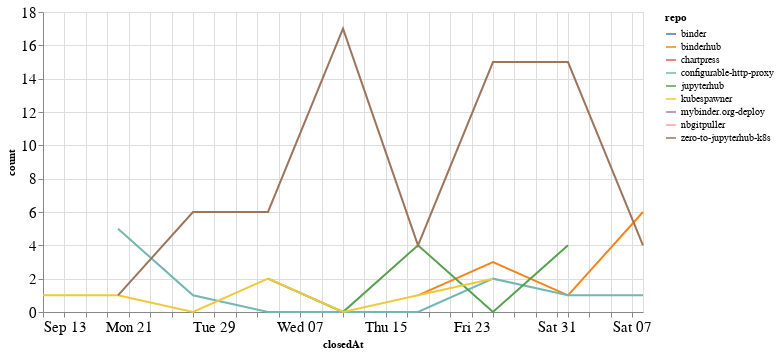

Write notebook code for a chart like this one.
### Code cell
closed_by_time = closed_by.groupby('repo').resample('W', on='closedAt').count()['author'].reset_index()
closed_by_time = closed_by_time.rename(columns={'author': 'count'})

alt.Chart(closed_by_time, width=600).mark_line().encode(
    x='closedAt',
    y='count',
    color='repo',
    tooltip="repo"
)

### Figure 1 — Vega-Lite specification as saved in the notebook (floating-point values rounded to 4 significant figures)
{"config": {"axisLeft": {"labelFontSize": 15}, "axisBottom": {"labelFontSize": 15}}, "data": {"name": "data-ea3b0acfe87b0fb12537e7f9b8c05e2d"}, "mark": "line", "encoding": {"color": {"type": "nominal", "field": "repo"}, "tooltip": {"type": "nominal", "field": "repo"}, "x": {"type": "temporal", "field": "closedAt"}, "y": {"type": "quantitative", "field": "count"}}, "width": 600, "$schema": "https://vega.github.io/schema/vega-lite/v4.8.1.json", "datasets": {"data-ea3b0acfe87b0fb12537e7f9b8c05e2d": [{"repo": "binder", "closedAt": "2020-10-18T00:00:00", "count": 1}, {"repo": "binderhub", "closedAt": "2020-10-18T00:00:00", "count": 1}, {"repo": "binderhub", "closedAt": "2020-10-25T00:00:00", "count": 3}, {"repo": "binderhub", "closedAt": "2020-11-01T00:00:00", "count": 1}, {"repo": "binderhub", "closedAt": "2020-11-08T00:00:00", "count": 6}, {"repo": "chartpress", "closedAt": "2020-11-08T00:00:00", "count": 2}, {"repo": "configurable-http-proxy", "closedAt": "2020-09-20T00:00:00", "count": 5}, {"repo": "configurable-http-proxy", "closedAt": "2020-09-27T00:00:00", "count": 1}, {"repo": "configurable-http-proxy", "closedAt": "2020-10-04T00:00:00", "count": 0}, {"repo": "configurable-http-proxy", "closedAt": "2020-10-11T00:00:00", "count": 0}, {"repo": "configurable-http-proxy", "closedAt": "2020-10-18T00:00:00", "count": 0}, {"repo": "configurable-http-proxy", "closedAt": "2020-10-25T00:00:00", "count": 2}, {"repo": "configurable-http-proxy", "closedAt": "2020-11-01T00:00:00", "count": 1}, {"repo": "configurable-http-proxy", "closedAt": "2020-11-08T00:00:00", "count": 1}, {"repo": "jupyterhub", "closedAt": "2020-10-04T00:00:00", "count": 2}, {"repo": "jupyterhub", "closedAt": "2020-10-11T00:00:00", "count": 0}, {"repo": "jupyterhub", "closedAt": "2020-10-18T00:00:00", "count": 4}, {"repo": "jupyterhub", "closedAt": "2020-10-25T00:00:00", "count": 0}, {"repo": "jupyterhub", "closedAt": "2020-11-01T00:00:00", "count": 4}, {"repo": "kubespawner", "closedAt": "2020-09-13T00:00:00", "count": 1}, {"repo": "kubespawner", "closedAt": "2020-09-20T00:00:00", "count": 1}, {"repo": "kubespawner", "closedAt": "2020-09-27T00:00:00", "count": 0}, {"repo": "kubespawner", "closedAt": "2020-10-04T00:00:00", "count": 2}, {"repo": "kubespawner", "closedAt": "2020-10-11T00:00:00", "count": 0}, {"repo": "kubespawner", "closedAt": "2020-10-18T00:00:00", "count": 1}, {"repo": "kubespawner", "closedAt": "2020-10-25T00:00:00", "count": 2}, {"repo": "mybinder.org-deploy", "closedAt": "2020-11-01T00:00:00", "count": 1}, {"repo": "nbgitpuller", "closedAt": "2020-10-04T00:00:00", "count": 2}, {"repo": "zero-to-jupyterhub-k8s", "closedAt": "2020-09-20T00:00:00", "count": 1}, {"repo": "zero-to-jupyterhub-k8s", "closedAt": "2020-09-27T00:00:00", "count": 6}, {"repo": "zero-to-jupyterhub-k8s", "closedAt": "2020-10-04T00:00:00", "count": 6}, {"repo": "zero-to-jupyterhub-k8s", "closedAt": "2020-10-11T00:00:00", "count": 17}, {"repo": "zero-to-jupyterhub-k8s", "closedAt": "2020-10-18T00:00:00", "count": 4}, {"repo": "zero-to-jupyterhub-k8s", "closedAt": "2020-10-25T00:00:00", "count": 15}, {"repo": "zero-to-jupyterhub-k8s", "closedAt": "2020-11-01T00:00:00", "count": 15}, {"repo": "zero-to-jupyterhub-k8s", "closedAt": "2020-11-08T00:00:00", "count": 4}]}}
